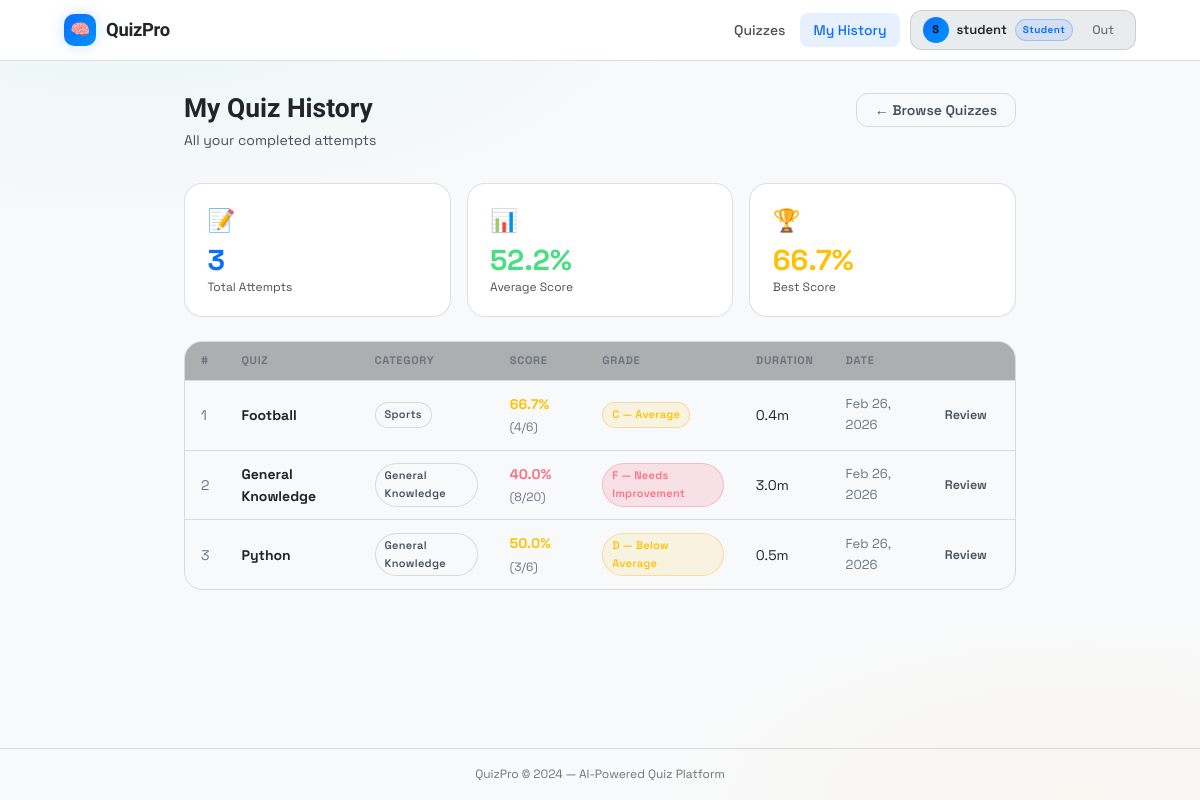
The app's page /student/history (signed in) with its own data.
### models.py (models this page shows, shortened)
class User(UserMixin, db.Model):
    __tablename__ = 'users'
    id            = db.Column(db.Integer, primary_key=True)
    username      = db.Column(db.String(64),  unique=True, nullable=False, index=True)
    email         = db.Column(db.String(120), unique=True, nullable=False, index=True)
    password_hash = db.Column(db.String(256), nullable=False)
    role          = db.Column(db.String(20),  nullable=False, default='student')
    created_at    = db.Column(db.DateTime,    default=datetime.utcnow)
    quizzes  = db.relationship('Quiz',    backref='creator', lazy='dynamic', cascade='all, delete-orphan')
    attempts = db.relationship('Attempt', backref='student', lazy='dynamic', cascade='all, delete-orphan')
    @property
    def is_creator(self): return self.role == 'creator'
    @property
    def is_student(self): return self.role == 'student'

class Attempt(db.Model):
    __tablename__ = 'attempts'
    id           = db.Column(db.Integer, primary_key=True)
    student_id   = db.Column(db.Integer, db.ForeignKey('users.id',   ondelete='CASCADE'), nullable=False)
    quiz_id      = db.Column(db.Integer, db.ForeignKey('quizzes.id', ondelete='CASCADE'), nullable=False)
    started_at   = db.Column(db.DateTime, default=datetime.utcnow)
    completed_at = db.Column(db.DateTime, nullable=True)
    completed    = db.Column(db.Boolean,  default=False)
    total_score  = db.Column(db.Integer,  default=0)
    max_score    = db.Column(db.Integer,  default=0)
    responses = db.relationship('Response', backref='attempt', lazy='dynamic',
                                cascade='all, delete-orphan')
    @property
    def score_percentage(self):
        return round((self.total_score / self.max_score) * 100, 1) if self.max_score else 0
    @property
    def grade(self):
        p = self.score_percentage
        if p >= 90: return ('A+', 'Exceptional')
        if p >= 80: return ('A',  'Excellent')
        if p >= 70: return ('B',  'Good')
        if p >= 60: return ('C',  'Average')
        if p >= 50: return ('D',  'Below Average')
        return ('F', 'Needs Improvement')
    @property
    def duration_minutes(self):
        if self.completed_at and self.started_at:
            return round((self.completed_at - self.started_at).total_seconds() / 60, 1)
        return 0

class Quiz(db.Model):
    __tablename__ = 'quizzes'
    id           = db.Column(db.Integer, primary_key=True)
    title        = db.Column(db.String(150), nullable=False)
    description  = db.Column(db.Text,        nullable=True)
    category     = db.Column(db.String(80),  nullable=False, default='General')
    difficulty   = db.Column(db.String(20),  nullable=False, default='Medium')
    time_limit   = db.Column(db.Integer,     nullable=False, default=30)
    is_published = db.Column(db.Boolean,     default=False)
    created_at   = db.Column(db.DateTime,    default=datetime.utcnow)
    updated_at   = db.Column(db.DateTime,    default=datetime.utcnow, onupdate=datetime.utcnow)
    creator_id   = db.Column(db.Integer, db.ForeignKey('users.id', ondelete='CASCADE'), nullable=False)
    questions = db.relationship('Question', backref='quiz', lazy='dynamic',
                                cascade='all, delete-orphan', order_by='Question.order_num')
    attempts  = db.relationship('Attempt',  backref='quiz', lazy='dynamic',
                                cascade='all, delete-orphan')

### routes/student.py (the view)
@student_bp.route('/history')
@login_required
@student_required
def history():
    attempts = Attempt.query.filter_by(student_id=current_user.id, completed=True)\
                            .order_by(Attempt.completed_at.desc()).all()
    avg  = round(sum(a.score_percentage for a in attempts) / len(attempts), 1) if attempts else 0
    best = max((a.score_percentage for a in attempts), default=0)
    return render_template('student/history.html',
                           attempts=attempts, avg_score=avg, best_score=best,
                           title='My History')

### routes/student.py (called while the page is built)
def student_required(f):
    @wraps(f)
    def dec(*a, **kw):
        if not current_user.is_authenticated or not current_user.is_student:
            flash('Access restricted to Students.', 'warning')
            abort(403)
        return f(*a, **kw)
    return dec

### templates/student/history.html
{% extends 'base.html' %}
{% block content %}
<div class="container-md">
  <div class="ph">
    <div><h1>My Quiz History</h1><p>All your completed attempts</p></div>
    <a href="{{ url_for('student.dashboard') }}" class="btn btn-outline">← Browse Quizzes</a>
  </div>
  {% if attempts %}
  <div class="stats mb5" style="grid-template-columns:repeat(3,1fr)">
    <div class="stat"><div class="stat-icon">📝</div><div class="stat-value tcyan">{{ attempts|length }}</div><div class="stat-label">Total Attempts</div></div>
    <div class="stat"><div class="stat-icon">📊</div><div class="stat-value" style="color:#4ade80">{{ avg_score }}%</div><div class="stat-label">Average Score</div></div>
    <div class="stat"><div class="stat-icon">🏆</div><div class="stat-value tamber">{{ best_score }}%</div><div class="stat-label">Best Score</div></div>
  </div>
  <div class="tbl-wrap">
    <table>
      <thead><tr><th>#</th><th>Quiz</th><th>Category</th><th>Score</th><th>Grade</th><th>Duration</th><th>Date</th><th></th></tr></thead>
      <tbody>
        {% for a in attempts %}
        <tr>
          <td class="t3">{{ loop.index }}</td>
          <td class="fw7">{{ a.quiz.title }}</td>
          <td><span class="badge b-gray">{{ a.quiz.category }}</span></td>
          <td><b style="color:{% if a.score_percentage>=70 %}#4ade80{% elif a.score_percentage>=50 %}var(--amber){% else %}#fb7185{% endif %}">{{ a.score_percentage }}%</b> <span class="t3" style="font-size:12px">({{ a.total_score }}/{{ a.max_score }})</span></td>
          <td><span class="badge {% if a.score_percentage>=70 %}b-success{% elif a.score_percentage>=50 %}b-warning{% else %}b-danger{% endif %}">{{ a.grade[0] }} — {{ a.grade[1] }}</span></td>
          <td>{{ a.duration_minutes }}m</td>
          <td class="t3" style="font-size:13px">{{ a.completed_at.strftime('%b %d, %Y') }}</td>
          <td><a href="{{ url_for('student.result', attempt_id=a.id) }}" class="btn btn-ghost btn-sm">Review</a></td>
        </tr>
        {% endfor %}
      </tbody>
    </table>
  </div>
  {% else %}
  <div class="card"><div class="empty"><div class="ei">📭</div><h3>No attempts yet</h3><p>Take a quiz and results appear here.</p><a href="{{ url_for('student.dashboard') }}" class="btn btn-primary">Browse Quizzes</a></div></div>
  {% endif %}
</div>
{% endblock %}

### templates/base.html (shortened to what this page needs)
<!DOCTYPE html>
<html lang="en">
<head>
  <link rel="stylesheet" href="{{ url_for('static', filename='css/style.css') }}">
</head>
<body>
<div class="wrapper">
  <nav class="nav">
    <div class="nav-inner">
      <a href="{{ url_for('index') }}" class="nav-brand">
        <div class="brand-icon">🧠</div>
        QuizPro
      </a>
      {% if current_user.is_authenticated %}
      <div class="nav-links">
        {% if current_user.is_creator %}
          <a href="{{ url_for('creator.dashboard') }}"
             class="nav-a {% if 'creator' in (request.endpoint or '') %}active{% endif %}">Dashboard</a>
          <a href="{{ url_for('creator.create_quiz') }}" class="nav-a">+ New Quiz</a>
        {% else %}
          <a href="{{ url_for('student.dashboard') }}"
             class="nav-a {% if request.endpoint == 'student.dashboard' %}active{% endif %}">Quizzes</a>
          <a href="{{ url_for('student.history') }}"
             class="nav-a {% if request.endpoint == 'student.history' %}active{% endif %}">My History</a>
        {% endif %}
        <div class="nav-user" style="margin-left:.5rem">
          <div class="avatar">{{ current_user.username[0].upper() }}</div>
          <span class="username" style="font-size:13px;font-weight:600">{{ current_user.username }}</span>
          <span class="role-chip">{{ current_user.role|capitalize }}</span>
          <a href="{{ url_for('auth.logout') }}" class="nav-a btn-sm" style="padding:4px 9px;margin-left:2px;color:var(--t3)">Out</a>
        </div>
      </div>
      {% else %}
      <div class="nav-links">
        <a href="{{ url_for('auth.login') }}"    class="nav-a">Sign In</a>
        <a href="{{ url_for('auth.register') }}" class="btn btn-primary btn-sm">Get Started</a>
      </div>
      {% endif %}
    </div>
  </nav>
  <main class="main">{% block content %}{% endblock %}</main>
  <footer>QuizPro &copy; 2024 — AI-Powered Quiz Platform</footer>
</div>
</body>
</html>

### records on screen
User: username "S", username "student", role "Student"
Attempt: quiz "Football", quiz.category "Sports", score_percentage "66.7", total_score "4", max_score "6", max_score+total_score "C", max_score+total_score "Average", duration_minutes "0.4", completed_at "Feb 26, 2026"
Attempt: quiz "General Knowledge", quiz.category "General Knowledge", score_percentage "40.0", total_score "8", max_score "20", max_score+total_score "F", max_score+total_score "Needs Improvement", duration_minutes "3.0", completed_at "Feb 26, 2026"
Attempt: quiz "Python", quiz.category "General Knowledge", score_percentage "50.0", total_score "3", max_score "6", max_score+total_score "D", max_score+total_score "Below Average", duration_minutes "0.5", completed_at "Feb 26, 2026"

### other values on screen
{{ attempts|length }} "3"
{{ avg_score }} "52.2"
{{ best_score }} "66.7"
